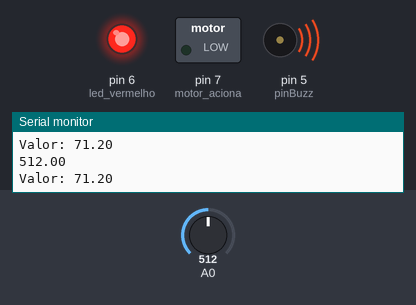
A sketch run on a simulated Arduino Uno, built with avr-gcc and run on an emulated ATmega328P. Parts: switched loads named in the sketch (green lamp = pin HIGH), output pins drawn as LEDs (lit = HIGH), buzzer (waves = sounding), the last lines printed to the serial monitor. Inputs (shaded band) come from the test bench; at power-on: A0 = 512.

Above: at 3.8 s.
3.9 s: A0 set to 318
7.8 s: A0 set to 290
At 9.4 s:
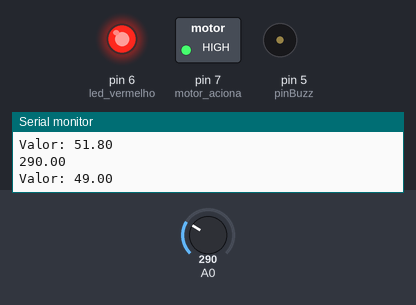
11.7 s: A0 set to 306
At 12.8 s:
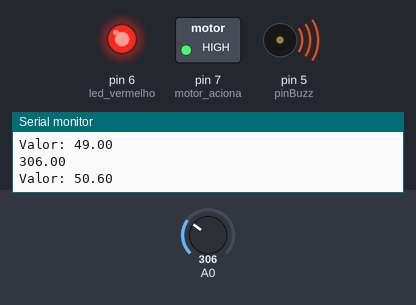
19.4 s: A0 set to 122
At 20.2 s:
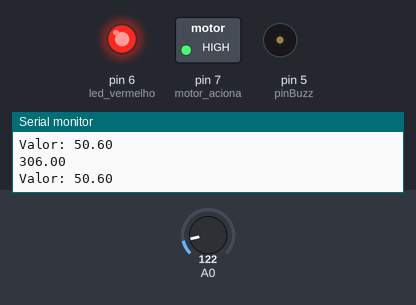
23.3 s: A0 set to 511
At 24.8 s:
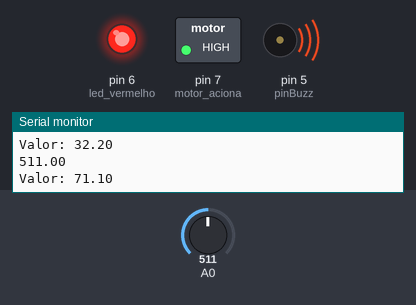
Timing chart, 0 to 32.0 s (numbered marks = the images above; inputs shaded):
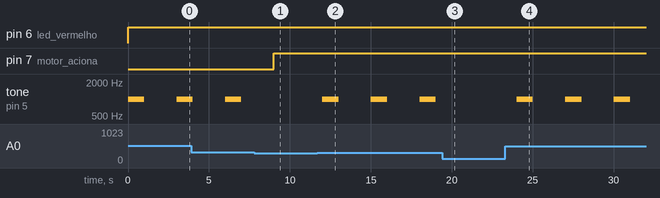

Measured:
- the behaviour switches between 301 and 300 on A0 (found by bisection; images 0 and 1)
- after the input at 7.8 s, pin 7 (motor_aciona): LOW → HIGH after 1.2 s; tone on pin 5 (pinBuzz): stays silent (without the input it goes to 1000 Hz after 1.2 s)
- after the input at 11.7 s, tone on pin 5 (pinBuzz): alternates 1000 Hz for 1.0 s and silent for 2.0 s, starting after 0.31 s
- after the input at 19.4 s, tone on pin 5 (pinBuzz): stays silent (without the input it goes to 1000 Hz after 1.6 s)
- after the input at 23.3 s, tone on pin 5 (pinBuzz): alternates 1000 Hz for 1.0 s and silent for 2.0 s, starting after 0.71 s

The sketch:

sensor_temperatura_estufa1.ino
```cpp
int motor_aciona = 7;
int led_vermelho= 6;
int pinBuzz = 5;
float b = 20;
float a = 0.1;
float valor_temp;
float temperatura;


void setup()
  {

  pinMode(A0, INPUT);
  pinMode(motor_aciona, OUTPUT);
  pinMode(led_vermelho,  OUTPUT);
  pinMode(pinBuzz, OUTPUT);
}
void loop()
{
 valor_temp = analogRead(A0);
 Serial.begin(9600);
 Serial.println(valor_temp);
 temperatura = a * valor_temp + b;
 Serial.print("Valor: ");
 Serial.println(temperatura);
 if((temperatura >= 30) and (temperatura <=50)){
    digitalWrite(motor_aciona, HIGH);


  }else if(temperatura > 50){
    digitalWrite(led_vermelho, HIGH);
   	tone(pinBuzz, 1000);
   	delay(1000);
   	noTone(pinBuzz);
   	delay(1000);


  }

 delay(1000);
}
```
